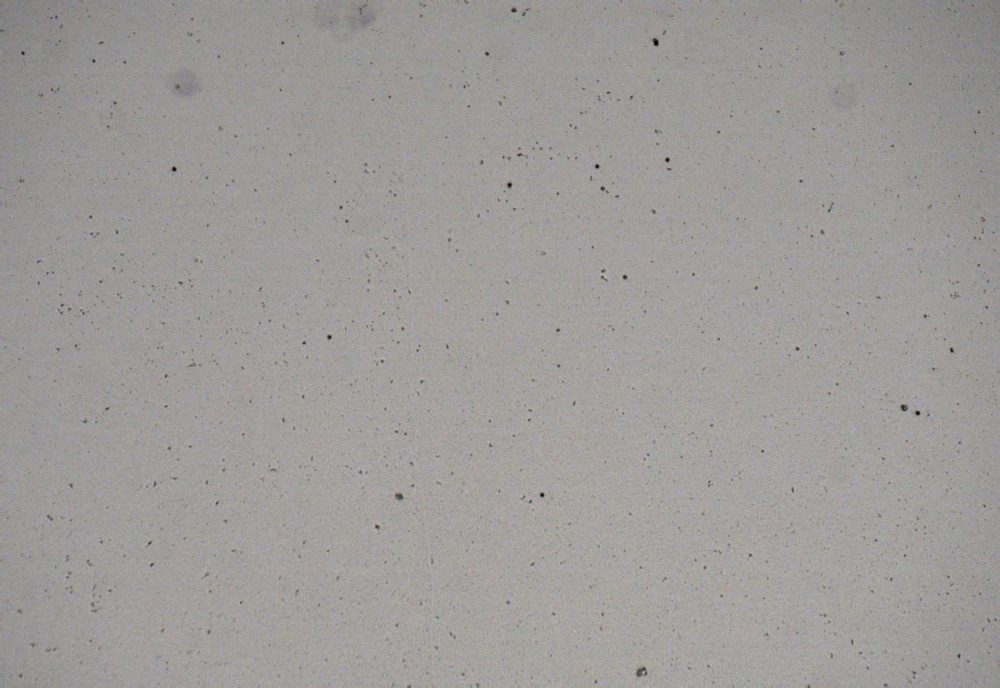
#> input picture refer/light_cell/test1.jpg, 1000 x 688 px, shrunk from 1600 x 1100 before the run, found by its file name
$ python proprocess.py
#> lines starting #> are read from the running program, lines starting #| are printed output that depends on the picture
import cv2
import numpy as np
from matplotlib import pyplot as plt

def remove_background_morphological(image_path):
    """
    使用形态学操作消除背景噪声

    Args:
        image_path (str): 图像文件路径
    """
#> called with image_path = 'refer\\light_cell\\test1.jpg'
    # 读取图像
    image = cv2.imread(image_path)
#> image is the input picture: shape (688, 1000, 3); mean B, G, R 153.5, 155.9, 158.1
    if image is None:
        print(f"无法读取图像: {image_path}")
        return None

    # 转换为灰度图像
    gray = cv2.cvtColor(image, cv2.COLOR_BGR2GRAY)

    # 高斯模糊减少噪声
    blurred = cv2.GaussianBlur(gray, (5, 5), 0)

    # 创建结构元素（大尺寸用于背景估计）
    kernel = cv2.getStructuringElement(cv2.MORPH_ELLIPSE, (20, 20))

    # 使用形态学开运算估计背景
    background = cv2.morphologyEx(blurred, cv2.MORPH_OPEN, kernel)

    # 从原图中减去背景
    result = cv2.subtract(blurred, background)
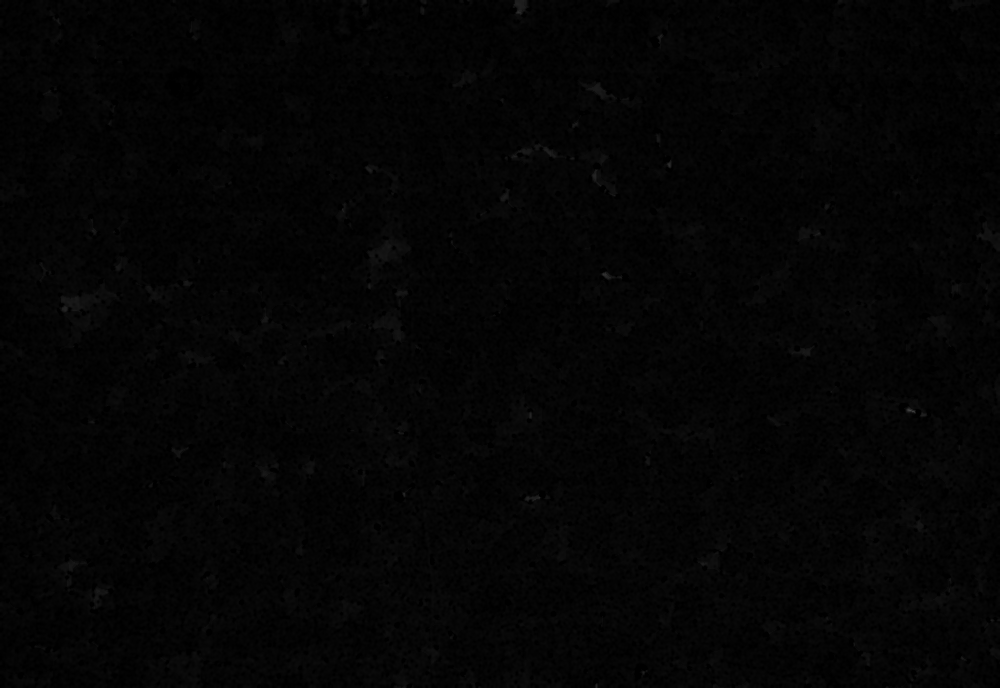
#> result: shape (688, 1000); min 0, max 67, mean 4.2

    # 调整对比度和亮度
    result = cv2.convertScaleAbs(result, alpha=1.5, beta=0)

    return blurred, background, result

def remove_background_top_hat(image_path):
    """
    使用顶帽变换消除背景噪声

    Args:
        image_path (str): 图像文件路径
    """
#> called with image_path = 'refer\\light_cell\\test1.jpg'
    # 读取图像
    image = cv2.imread(image_path)
    if image is None:
        print(f"无法读取图像: {image_path}")
        return None

    # 转换为灰度图像
    gray = cv2.cvtColor(image, cv2.COLOR_BGR2GRAY)

    # 高斯模糊减少噪声
    blurred = cv2.GaussianBlur(gray, (5, 5), 0)

    # 创建结构元素
    kernel = cv2.getStructuringElement(cv2.MORPH_ELLIPSE, (25, 25))

    # 顶帽变换（原图减去开运算结果）
    tophat = cv2.morphologyEx(blurred, cv2.MORPH_TOPHAT, kernel)

    return blurred, tophat

def remove_background_rolling_ball(image_path, radius=20):
    """
    使用滚动球算法消除背景噪声（简化版）

    Args:
        image_path (str): 图像文件路径
        radius (int): 滚动球半径
    """
#> called with image_path = 'refer\\light_cell\\test1.jpg', radius = 20
    # 读取图像
    image = cv2.imread(image_path)
    if image is None:
        print(f"无法读取图像: {image_path}")
        return None

    # 转换为灰度图像
    gray = cv2.cvtColor(image, cv2.COLOR_BGR2GRAY)

    # 高斯模糊减少噪声
    blurred = cv2.GaussianBlur(gray, (5, 5), 0)

    # 创建球形结构元素
    kernel_size = 2 * radius + 1
    kernel = cv2.getStructuringElement(cv2.MORPH_ELLIPSE, (kernel_size, kernel_size))

    # 使用形态学开运算估计背景
    background = cv2.morphologyEx(blurred, cv2.MORPH_OPEN, kernel)
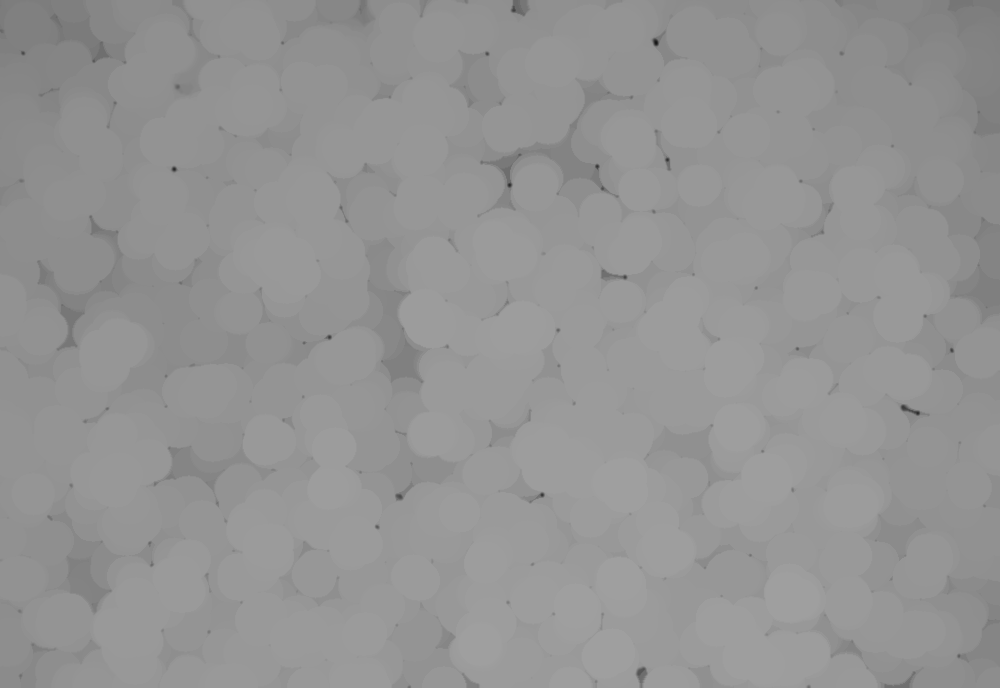
#> background: shape (688, 1000); min 23, max 159, mean 147.9

    # 从原图中减去背景
    result = cv2.subtract(blurred, background)

    # 调整对比度
    result = cv2.convertScaleAbs(result, alpha=2.0, beta=0)
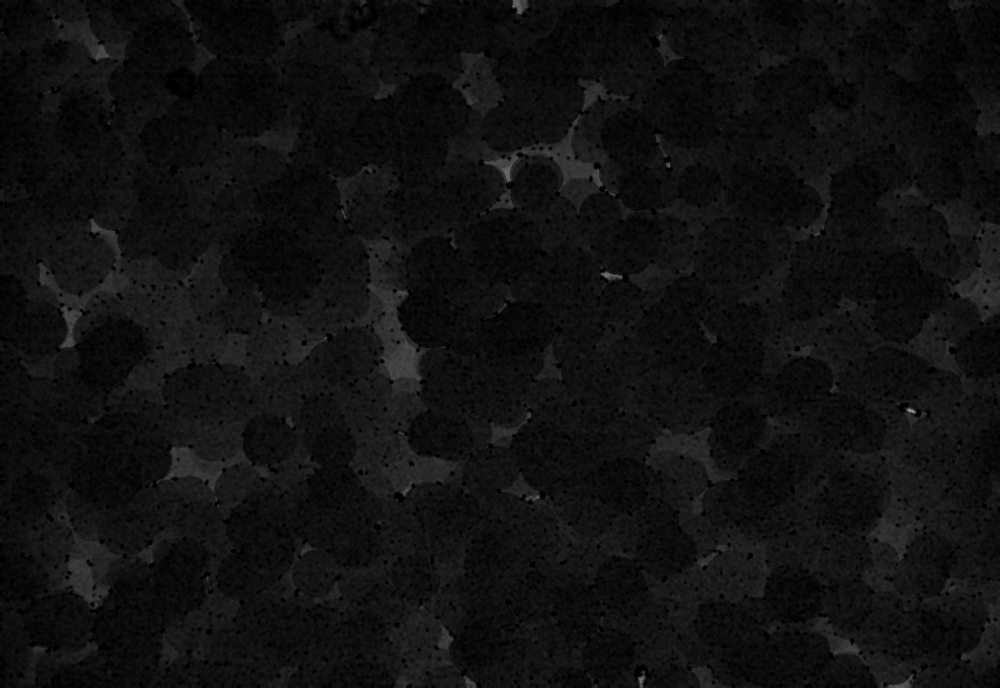
#> result: shape (688, 1000); min 0, max 170, mean 16.7

    return blurred, background, result

# [42 lines left out: function remove_background_frequency_domain, not called in this run]

def remove_background_adaptive(image_path):
    """
    自适应背景消除方法

    Args:
        image_path (str): 图像文件路径
    """
#> called with image_path = 'refer\\light_cell\\test1.jpg'
    # 读取图像
    image = cv2.imread(image_path)
    if image is None:
        print(f"无法读取图像: {image_path}")
        return None

    # 转换为灰度图像
    gray = cv2.cvtColor(image, cv2.COLOR_BGR2GRAY)

    # 高斯模糊减少噪声
    blurred = cv2.GaussianBlur(gray, (5, 5), 0)

    # 使用大尺寸中值滤波估计背景
    background = cv2.medianBlur(blurred, 51)

    # 从原图中减去背景
    result = cv2.subtract(blurred, background)
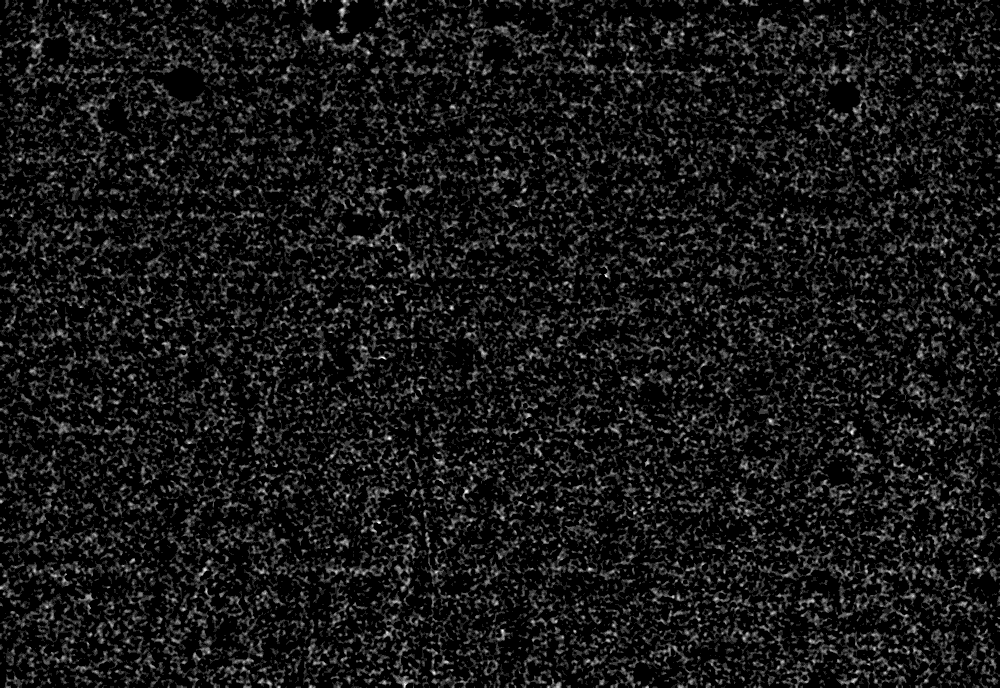
#> result: shape (688, 1000); min 0, max 8, mean 0.698; drawn with min black and max white

    # 调整对比度
    result = cv2.convertScaleAbs(result, alpha=2.0, beta=10)

    return blurred, background, result

def compare_background_removal_methods(image_path):
    """
    比较不同的背景消除方法

    Args:
        image_path (str): 图像文件路径
    """
    print("正在处理图像...")

    # 方法1: 形态学背景消除
    try:
        orig1, bg1, result1 = remove_background_morphological(image_path)
        print("形态学背景消除完成")
    except Exception as e:
        print(f"形态学背景消除失败: {e}")
        result1 = None

    # 方法2: 顶帽变换
    try:
        orig2, tophat_result = remove_background_top_hat(image_path)
        print("顶帽变换完成")
    except Exception as e:
        print(f"顶帽变换失败: {e}")
        tophat_result = None

    # 方法3: 滚动球算法
    try:
        orig3, bg3, result3 = remove_background_rolling_ball(image_path)
        print("滚动球算法完成")
    except Exception as e:
        print(f"滚动球算法失败: {e}")
        result3 = None

    # 方法4: 自适应背景消除
    try:
        orig4, bg4, result4 = remove_background_adaptive(image_path)
        print("自适应背景消除完成")
    except Exception as e:
        print(f"自适应背景消除失败: {e}")
        result4 = None

    # 显示结果
    plt.figure(figsize=(15, 12))

    # 原始图像
    plt.subplot(3, 4, 1)
    plt.imshow(cv2.cvtColor(cv2.imread(image_path), cv2.COLOR_BGR2RGB))
    plt.title('Original Image')
    plt.axis('off')

    # 形态学方法
    if result1 is not None:
        plt.subplot(3, 4, 2)
        plt.imshow(orig1, cmap='gray')
        plt.title('Morphological - Original')
        plt.axis('off')

        plt.subplot(3, 4, 3)
        plt.imshow(bg1, cmap='gray')
        plt.title('Morphological - Background')
        plt.axis('off')

        plt.subplot(3, 4, 4)
        plt.imshow(result1, cmap='gray')
        plt.title('Morphological - Result')
        plt.axis('off')

    # 顶帽变换
    if tophat_result is not None:
        plt.subplot(3, 4, 5)
        plt.imshow(orig2, cmap='gray')
        plt.title('Top-hat - Original')
        plt.axis('off')

        plt.subplot(3, 4, 6)
        plt.imshow(tophat_result, cmap='gray')
        plt.title('Top-hat - Result')
        plt.axis('off')

    # 滚动球算法
    if result3 is not None:
        plt.subplot(3, 4, 9)
        plt.imshow(orig3, cmap='gray')
        plt.title('Rolling Ball - Original')
        plt.axis('off')

        plt.subplot(3, 4, 10)
        plt.imshow(bg3, cmap='gray')
        plt.title('Rolling Ball - Background')
        plt.axis('off')

        plt.subplot(3, 4, 11)
        plt.imshow(result3, cmap='gray')
        plt.title('Rolling Ball - Result')
        plt.axis('off')

    # 自适应方法
    if result4 is not None:
        plt.subplot(3, 4, 12)
        plt.imshow(result4, cmap='gray')
        plt.title('Adaptive - Result')
        plt.axis('off')

    plt.tight_layout()
    plt.show()
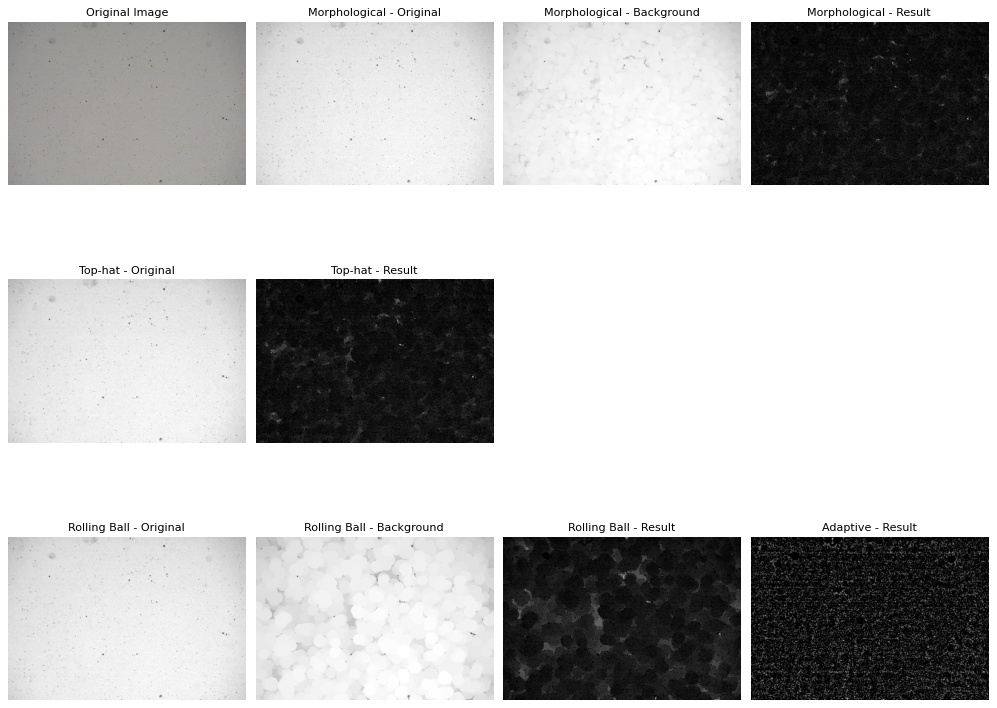
#> figure drawn by matplotlib, 10 panels

def simple_background_removal(image_path, method='morphological'):
    """
    简单的背景消除函数

    Args:
        image_path (str): 图像文件路径
        method (str): 使用的方法 ('morphological', 'tophat', 'rollingball', 'adaptive')
    """
    if method == 'morphological':
        orig, _, result = remove_background_morphological(image_path)
    elif method == 'tophat':
        orig, result = remove_background_top_hat(image_path)
    elif method == 'rollingball':
        orig, _, result = remove_background_rolling_ball(image_path)
    elif method == 'adaptive':
        orig, _, result = remove_background_adaptive(image_path)
    else:
        raise ValueError("不支持的方法")

    # 显示结果
    cv2.imshow('Original', orig)
    cv2.imshow('Background Removed', result)
    cv2.waitKey(0)
    cv2.destroyAllWindows()

    return result

# 使用示例
if __name__ == "__main__":
    # 替换为您的明场图像路径
    image_path = r"refer\light_cell\test1.jpg"

    print("比较不同的背景消除方法:")
    compare_background_removal_methods(image_path)

    print("\n使用单一方法处理:")
    # 可以选择以下任意一种方法:
    simple_background_removal(image_path, 'morphological')
    simple_background_removal(image_path, 'tophat')
    simple_background_removal(image_path, 'rollingball')
    simple_background_removal(image_path, 'adaptive')

$ run again, with refer/light_cell/light.png saved as refer/light_cell/test1.jpg
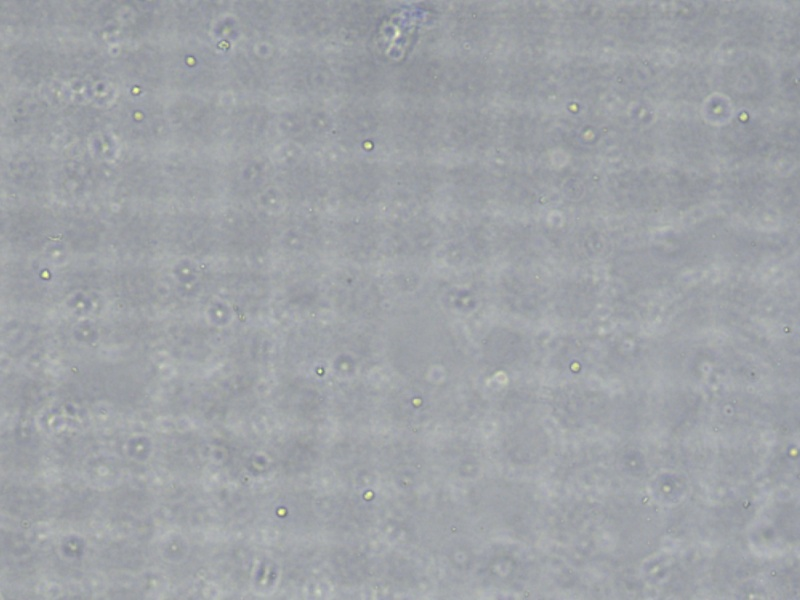
#> input picture refer/light_cell/light.png, 800 x 600 px, found by its file name
#> in remove_background_morphological, image is the input picture: shape (600, 800, 3); mean B, G, R 166.9, 162.7, 159.1
#> in remove_background_rolling_ball, `background = cv2.morphologyEx(blurred, cv2.MORPH_OPEN, kernel)`:
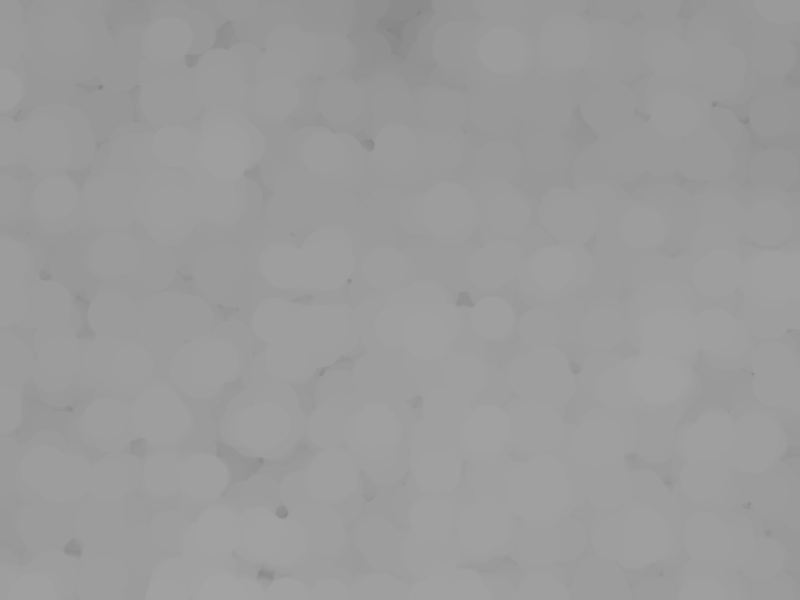
#> background: shape (600, 800); min 130, max 163, mean 155
#> in remove_background_rolling_ball, `result = cv2.convertScaleAbs(result, alpha=2.0, beta=0)`:
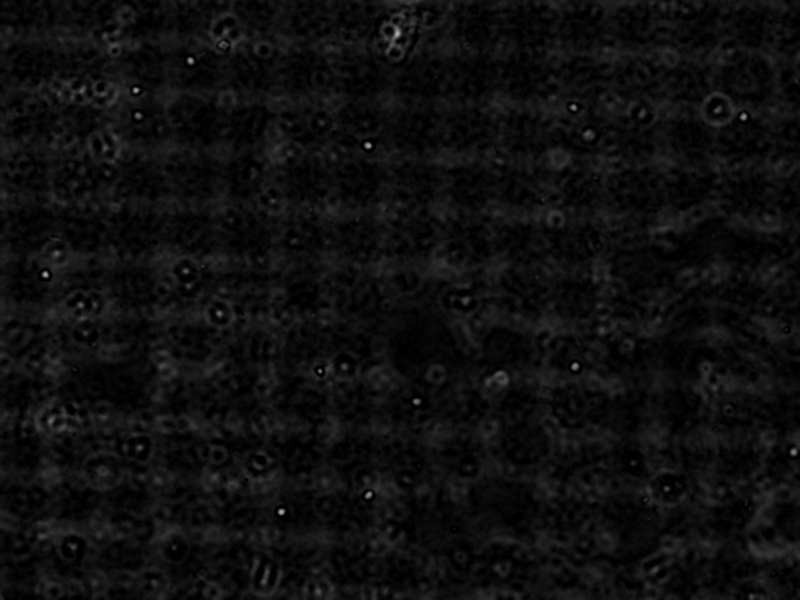
#> result: shape (600, 800); min 0, max 178, mean 14.2
